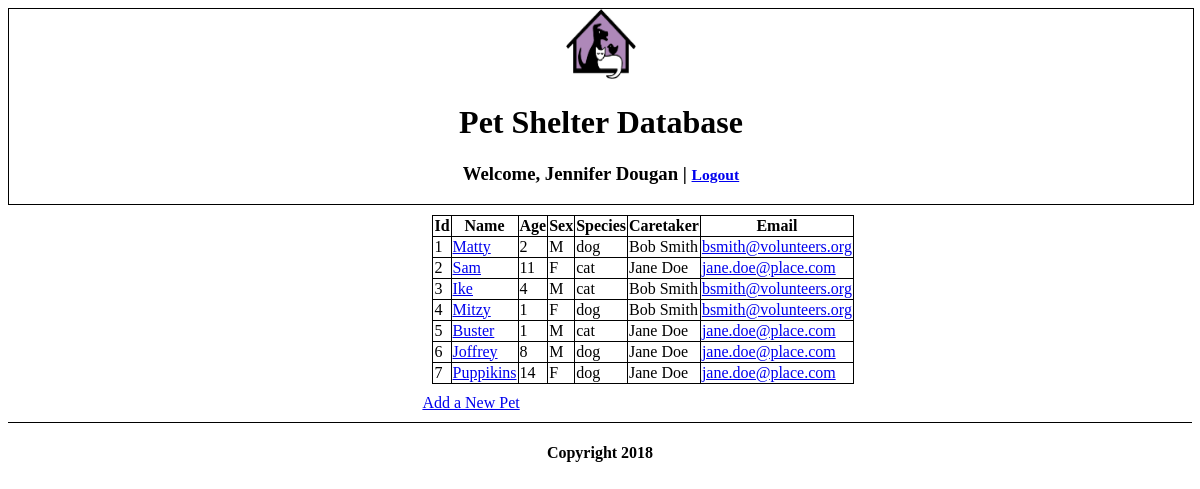
Screenshot of /final-pets/pets/index.php (signed in) with the database file from the repository.
### tables this page shows
CREATE TABLE IF NOT EXISTS `pets` (
  `pet_id` int(10) unsigned NOT NULL,
  `name` varchar(256) DEFAULT NULL,
  `age` int(11) DEFAULT NULL,
  `sex` varchar(1) DEFAULT NULL,
  `species` varchar(128) DEFAULT NULL,
  `caretaker_id` smallint(6) NOT NULL
);

CREATE TABLE IF NOT EXISTS `caretakers` (
  `caretaker_id` smallint(6) NOT NULL,
  `caretaker_name` varchar(100) NOT NULL,
  `email` varchar(100) NOT NULL
);

### final-pets/pets/index.php (the view, shortened to what this page needs)
<?php
include_once 'includes/header.php';
$conn = new mysqli($hn, $un, $pw, $db);
$query = "SELECT pet_id, name, age, sex, species, caretaker_name, email
		FROM pets NATURAL JOIN caretakers ORDER BY pet_id ASC";
$result = $conn->query($query);
echo "<table><tr> <th>Id</th> <th>Name</th><th>Age</th><th>Sex</th><th>Species</th><th>Caretaker</th><th>Email</th></tr>";
while ($row = $result->fetch_assoc()) {
	echo '<tr>';
	echo "<td>".$row["pet_id"]."</td><td>";
	echo "<a href=\"viewpet.php?id=".$row["pet_id"]."\">".$row["name"]."</a>";
	echo "</td><td>".$row["age"]."</td><td>".$row["sex"]."</td><td>".$row["species"]."</td><td>".$row["caretaker_name"]."</td>";
	echo "<td><a href=\"mailto:".$row["email"]."\">".$row["email"]."</a></td>";
	echo '</tr>';
}
echo "</table>";
echo "<a href=\"addnewpet.php\">Add a New Pet</a>";
include_once 'includes/footer.php';
?>

### final-pets/pets/includes/animalshelter.css (style rules this page uses)
table { border-collapse: collapse; margin: 10px; }
table, tr, th, td { border: 1px solid #000; }

### rows the page displays
pets: pet_id "1", name "Matty", age "2", sex "M", species "dog", caretaker.caretaker_name "Bob Smith", caretaker.email "bsmith@volunteers.org"
pets: pet_id "2", name "Sam", age "11", sex "F", species "cat", caretaker.caretaker_name "Jane Doe", caretaker.email "jane.doe@place.com"
pets: pet_id "3", name "Ike", age "4", sex "M", species "cat", caretaker.caretaker_name "Bob Smith", caretaker.email "bsmith@volunteers.org"
pets: pet_id "4", name "Mitzy", age "1", sex "F", species "dog", caretaker.caretaker_name "Bob Smith", caretaker.email "bsmith@volunteers.org"
pets: pet_id "5", name "Buster", age "1", sex "M", species "cat", caretaker.caretaker_name "Jane Doe", caretaker.email "jane.doe@place.com"
pets: pet_id "6", name "Joffrey", age "8", sex "M", species "dog", caretaker.caretaker_name "Jane Doe", caretaker.email "jane.doe@place.com"
pets: pet_id "7", name "Puppikins", age "14", sex "F", species "dog", caretaker.caretaker_name "Jane Doe", caretaker.email "jane.doe@place.com"

### other values shown
$_SESSION['fname'] "Jennifer"
$_SESSION['lname'] "Dougan"
